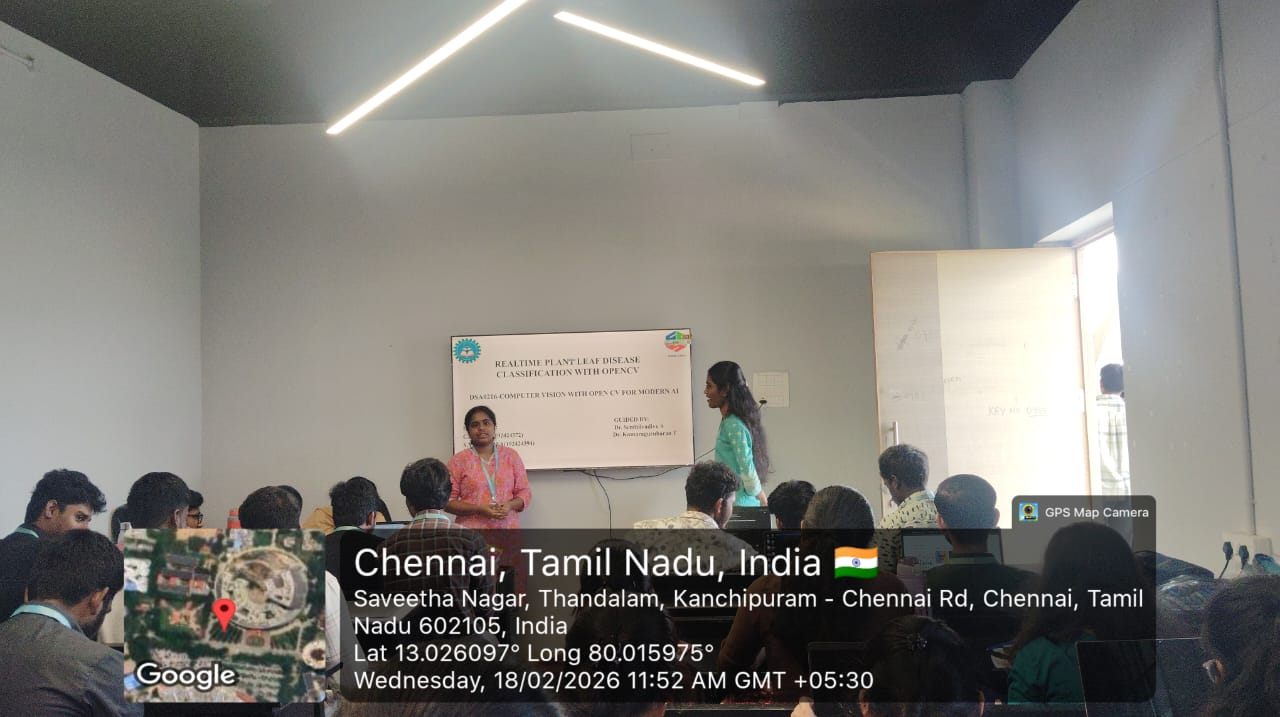
#> input picture capstone/WhatsApp Image 2026-02-18 at 9.22.51 PM (1).jpeg, 1280 x 717 px, found by its file name
$ jupyter execute EXP_38.ipynb
#> lines starting #> are read from the running program, lines starting #| are printed output that depends on the picture
[cell 1]
import cv2
import numpy as np
from google.colab.patches import cv2_imshow
from google.colab import files

print("Experiment 38 - Perspective Transform")

uploaded = files.upload()
#> the answer given: WhatsApp Image 2026-02-18 at 9.22.51 PM (1).jpeg
image_path = list(uploaded.keys())[0]

img = cv2.imread(image_path)
#> img is the input picture: shape (717, 1280, 3); mean B, G, R 119.2, 123.9, 126
h, w = img.shape[:2]
#> h = 717; w = 1280

pts1 = np.float32([[0,0],[w,0],[0,h],[w,h]])
pts2 = np.float32([[50,50],[w-50,50],[0,h],[w,h-50]])

M = cv2.getPerspectiveTransform(pts1,pts2)
dst = cv2.warpPerspective(img,M,(w,h))
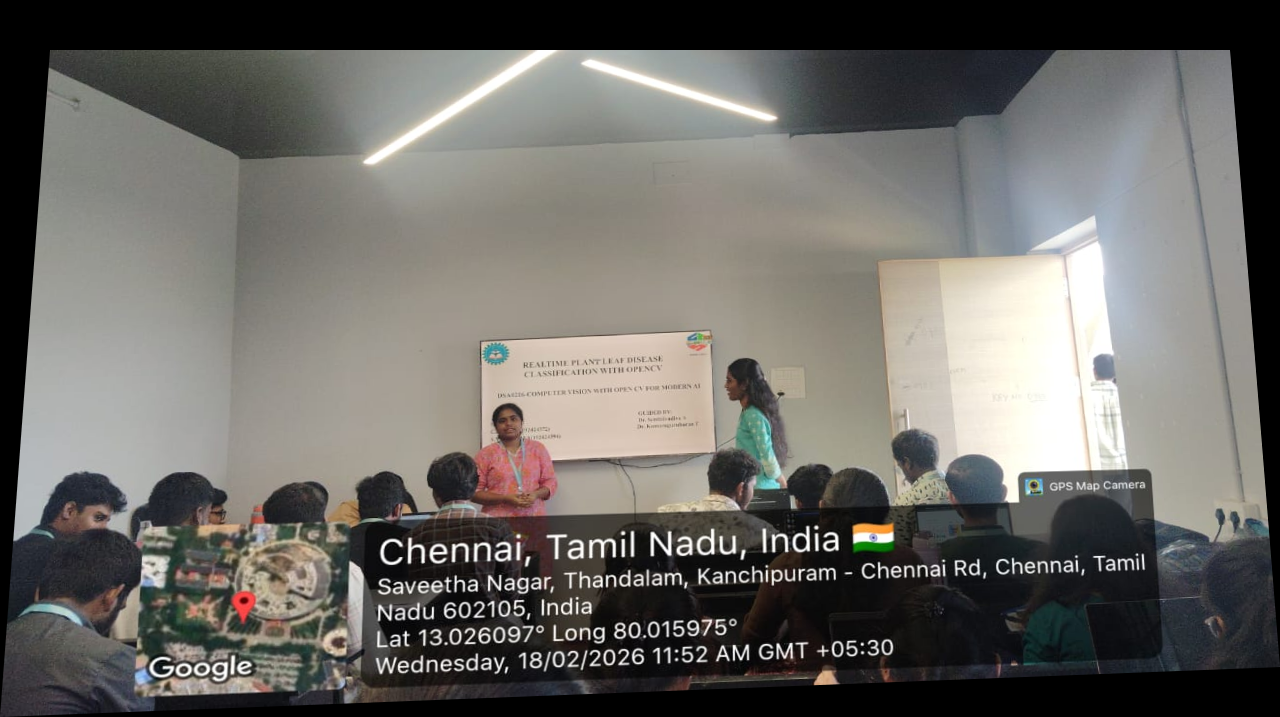
#> dst: shape (717, 1280, 3); mean B, G, R 101, 105.1, 107

print("OUTPUT IMAGE:")
cv2_imshow(dst)
